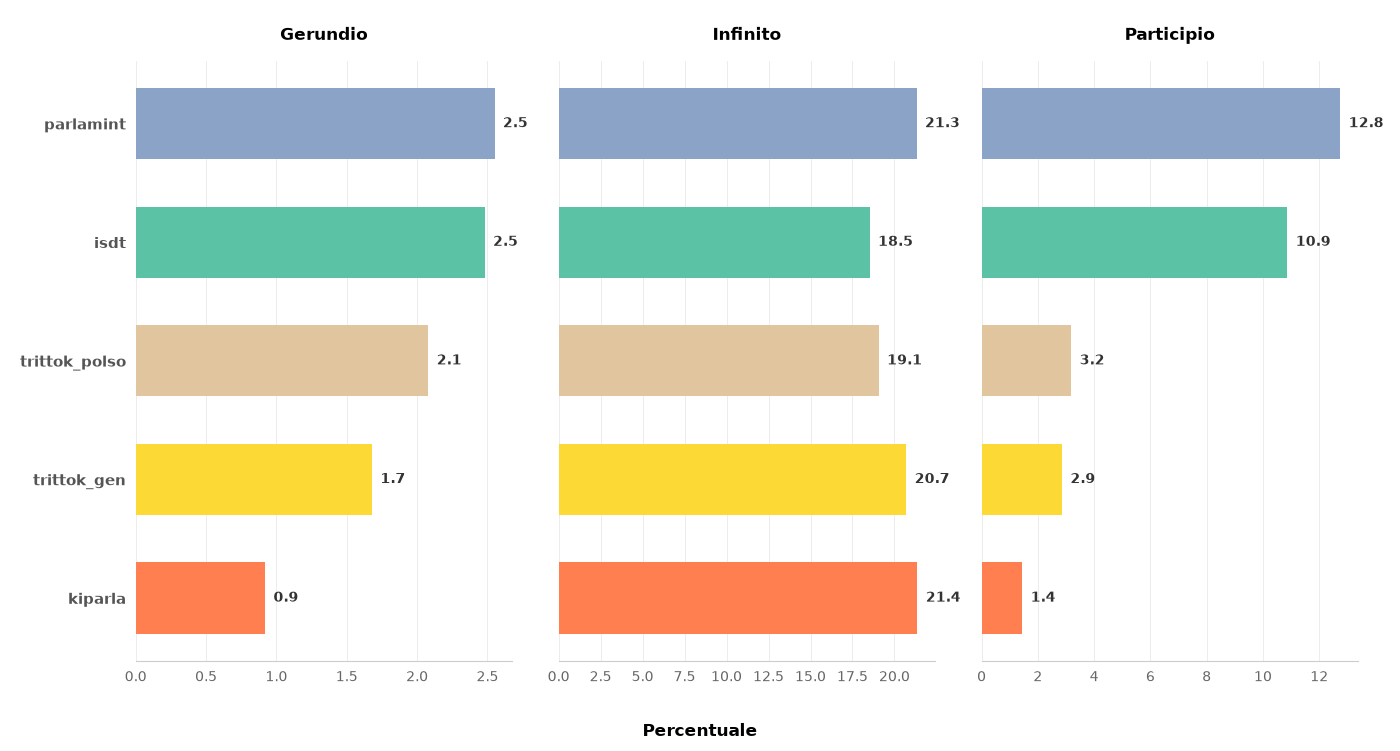

Reproduce this figure in Python.
import matplotlib.pyplot as plt
import pandas as pd

# 1. Caricamento dei dati della tua tabella
data = {
    "Corpus": ["parlamint", "isdt", "trittok_polso", "trittok_gen", "kiparla"],
    "Gerundio": [2.55, 2.48, 2.08, 1.68, 0.92],
    "Infinito": [21.32, 18.53, 19.07, 20.71, 21.37],
    "Participio": [12.75, 10.87, 3.19, 2.86, 1.45],
}

df = pd.DataFrame(data)

# 2. Configurazione dei colori pastello per assomigliare al target
# [parlamint, isdt, trittok_polso, trittok_gen, kiparla]
colors = ["#8ba3c7", "#5cc2a5", "#e0c59e", "#fcd935", "#ff7f50"]

# Lista dei modi verbali (colonne dei subplot)
modi = ["Gerundio", "Infinito", "Participio"]

# 3. Creazione della figura con 3 sottografici affiancati (condividono l'asse Y)
fig, axes = plt.subplots(1, 3, figsize=(14, 6), sharey=True)

# Regoliamo lo spazio tra i grafici
fig.subplots_adjust(wspace=0.15)

for i, modo in enumerate(modi):
    ax = axes[i]

    # Disegna le barre orizzontali
    bars = ax.barh(df["Corpus"], df[modo], color=colors, height=0.6, zorder=3)

    # Invertiamo l'asse Y per avere 'parlamint' in alto come nella foto
    ax.invert_yaxis()

    # Titolo del singolo pannello
    ax.set_title(modo, fontweight="bold", fontsize=12, pad=15)

    # Aggiunta delle etichette con i valori numerici alla fine di ogni barra
    ax.bar_label(
        bars, fmt="%.1f", padding=6, fontweight="bold", color="#333333"
    )

    # Griglia verticale leggera di sfondo
    ax.grid(axis="x", linestyle="-", linewidth=0.5, color="#e5e5e5", zorder=0)
    ax.set_axisbelow(True)

    # Pulizia dei bordi (spines) per un look minimal
    for spine in ["top", "right", "left"]:
        ax.spines[spine].set_visible(False)
    ax.spines["bottom"].set_color("#cccccc")

    # Rimuove i trattini delle label sull'asse Y e X
    ax.tick_params(axis="both", which="both", left=False, bottom=False)

    # Dimensione dei font dei valori sull'asse X
    ax.tick_params(axis="x", labelsize=10, colors="#666666")

# Personalizzazione delle label dell'asse Y (solo sul primo grafico grazie a sharey=True)
axes[0].tick_params(axis="y", labelsize=11)
for label in axes[0].get_yticklabels():
    label.set_fontweight("bold")
    label.set_color("#555555")

# 4. Label globale in basso al centro per l'asse X
fig.text(0.5, 0.02, "Percentuale", ha="center", fontsize=12, fontweight="bold")

# Ottimizzazione degli spazi finali
plt.tight_layout()
plt.gcf().subplots_adjust(bottom=0.12)

# Mostra il grafico
plt.show()
